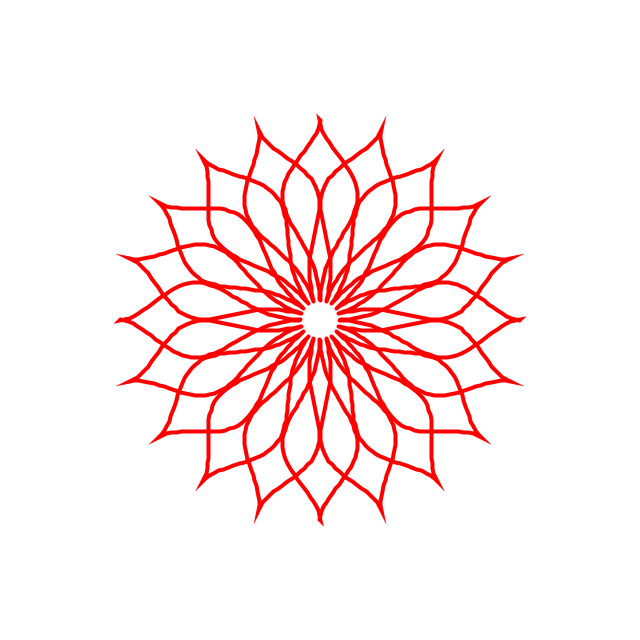
Frame 1 (no input)
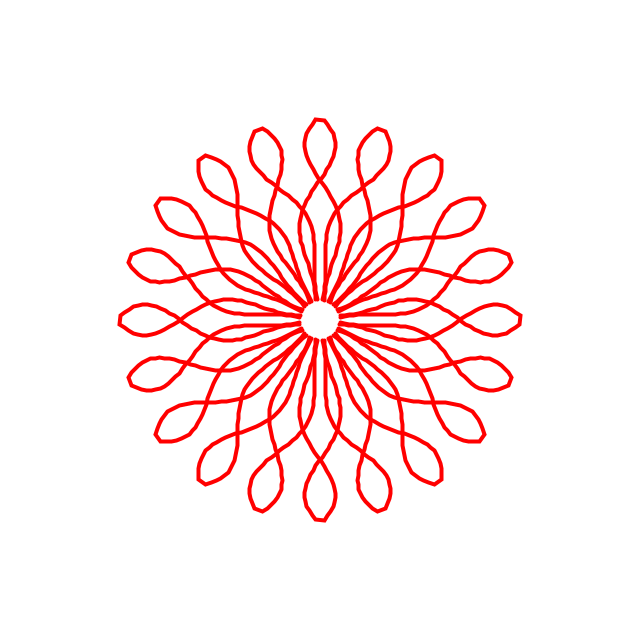
Frame 60 (the mouse pressed at the canvas centre just before this capture)
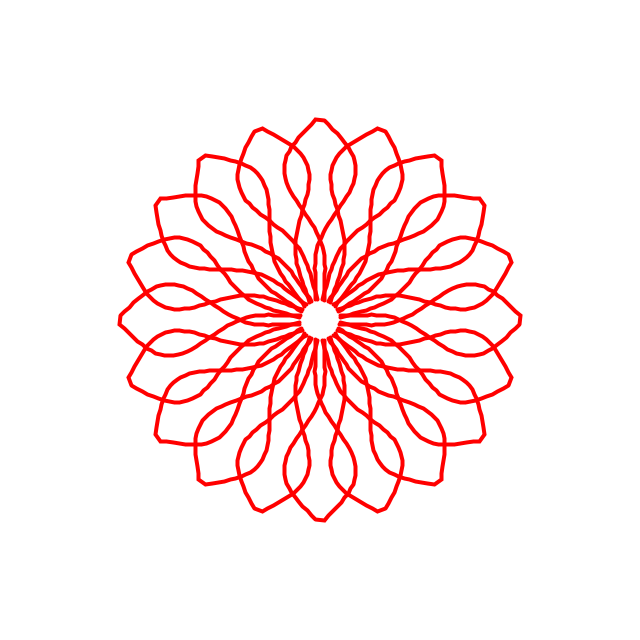
Frame 120 (the mouse held since frame 60 and released just before this capture)

The Processing sketch that drew these frames (run headless with seeded random() and noise(); from frame 60 on, the mouse is pressed at the canvas centre):

// Processing sketch: anotherCurve_ex
// ── anotherCurve_ex.pde
void setup() {
  size(640, 640);
  noFill();
  strokeWeight(4);
  stroke(255, 0, 0);
  noFill();
  //frameRate(5);
}
void draw() {
  background(255);
  translate(width/2, height/2);

  for (int i = 0; i < 20; i++) {
    rotate(TWO_PI/20);
    beginShape();
    for (float y = 0; y <=180; y += 4.5) {
      float x= sin(radians(y + frameCount)) * (5 + sin(radians(y)) * y/3);
      vertex(x, y+20);
    }
    for (float y = 180; y >=0; y -= 4.5) {
      float x= sin(radians(y + frameCount)) * (5 + sin(radians(y)) * y/3);
      x *= -1;
      vertex(x, y+20);
    }
    endShape();
  }
}
